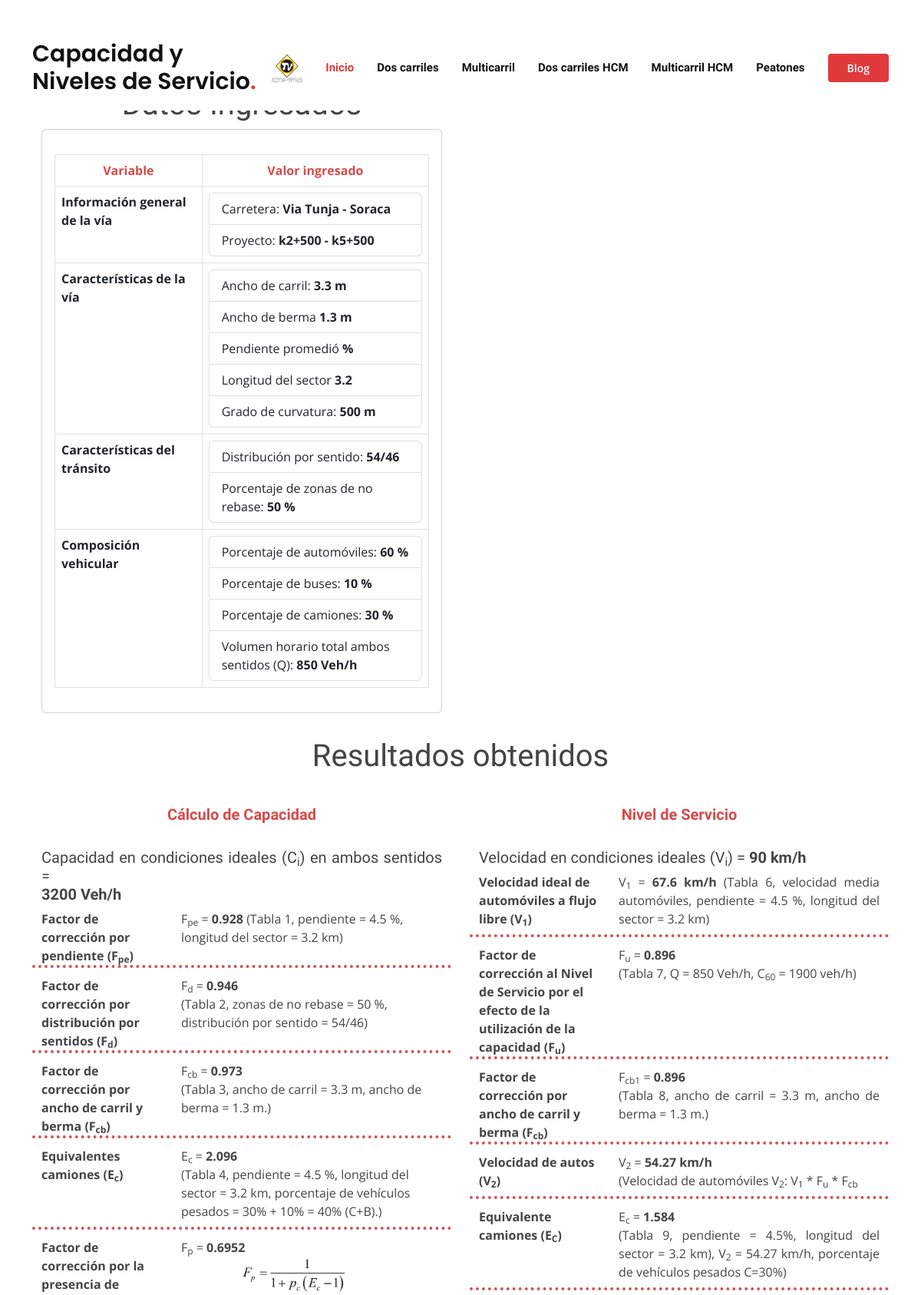
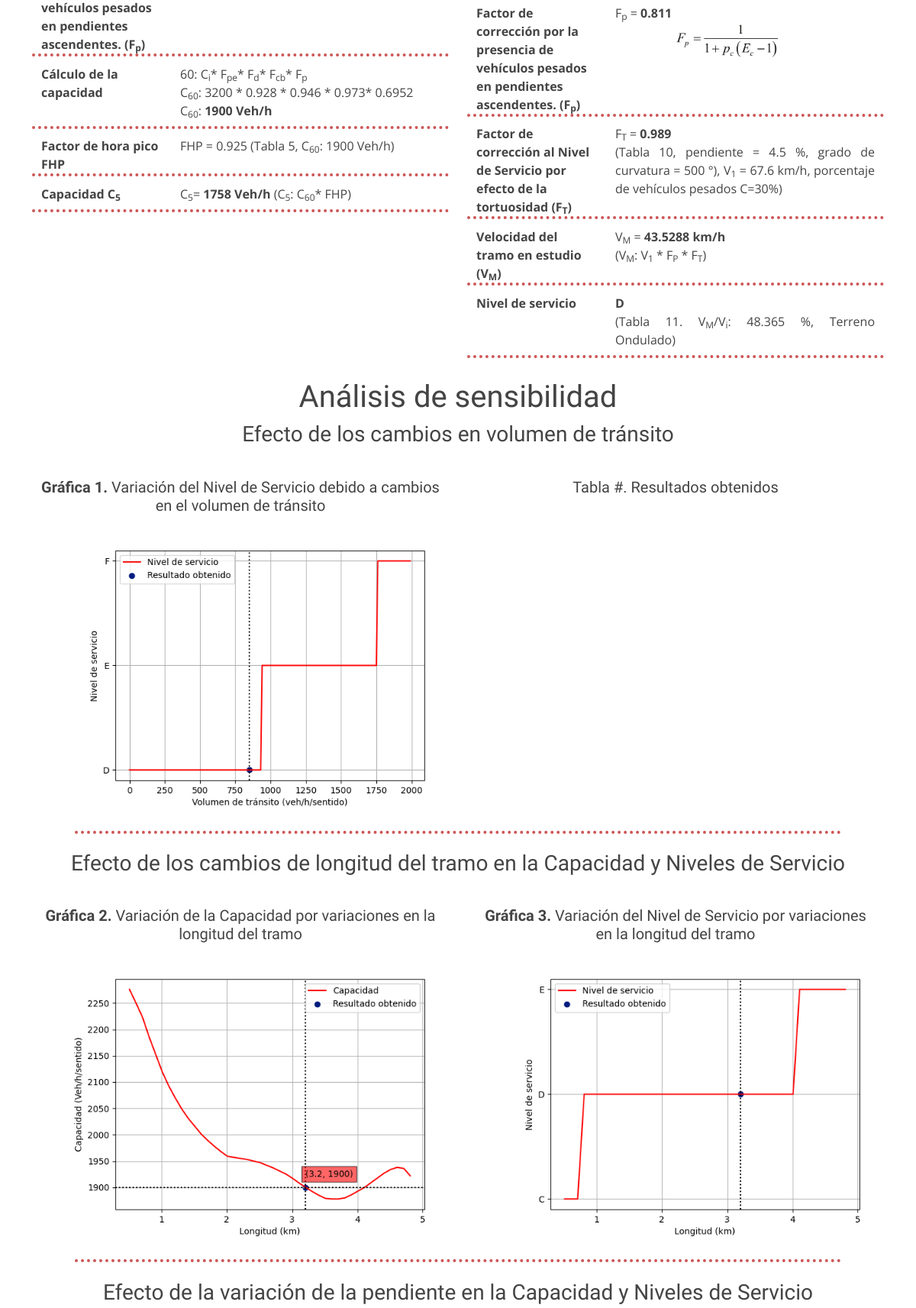
/resultado (upper part), run on the app's committed database (2 pictures, top to bottom).
### main.py (models this page shows)
class Resultado(db.Model):
    id = db.Column(db.Integer, primary_key=True)
    Fpe = db.Column(db.Float, nullable=False)
    Fd = db.Column(db.Float, nullable=False)
    Fcb = db.Column(db.Float, nullable=False)
    Ec = db.Column(db.Float, nullable=False)
    Fp = db.Column(db.Float, nullable=False)
    cap_60 = db.Column(db.Integer, nullable=False)
    cap_5 = db.Column(db.Integer, nullable=False)
    FHP = db.Column(db.Float, nullable=False)
    v1 = db.Column(db.Float, nullable=False)
    Fu = db.Column(db.Float, nullable=False)
    Fcb1 = db.Column(db.Float, nullable=False)
    v2 = db.Column(db.Float, nullable=False)
    Ec_vel = db.Column(db.Float, nullable=False)
    Fp_vel = db.Column(db.Float, nullable=False)
    Ft = db.Column(db.Float, nullable=False)
    vM = db.Column(db.Float, nullable=False)
    Vi = db.Column(db.Integer, nullable=False)
    Final = db.Column(db.Integer, nullable=False)
    carretera = db.Column(db.String(200), nullable = False)
    proyecto = db.Column(db.String(200), nullable = False)
    a_carril = db.Column(db.Float, nullable=False)
    a_berma = db.Column(db.Float, nullable=False)
    p_promedio = db.Column(db.Float, nullable=False)
    l_sector = db.Column(db.Float, nullable=False)
    curvatura = db.Column(db.Integer, nullable=False)
    d_sentido = db.Column(db.Integer, nullable=False)
    d_sentido1 = db.Column(db.Integer, nullable=False)
    p_no_rebase = db.Column(db.Integer, nullable=False)
    p_automoviles = db.Column(db.Integer, nullable=False)
    p_buses = db.Column(db.Integer, nullable=False)
    p_camiones = db.Column(db.Integer, nullable=False)
    vol_cap = db.Column(db.Integer, nullable=False)
    terreno = db.Column(db.String(200), nullable = False)

### main.py (the view)
@app.route("/resultado", methods=["GET","POST"])
def resultado():
    id = len(db.session.query(Resultado).all())
    registro = Resultado.query.get(id)
    return render_template('resultados_2_carriles.html',datos=registro)

### templates/resultados_2_carriles.html (shortened to what this page needs)
<!DOCTYPE html>
<html lang="en">
<head>
  <link href="../static/assets/vendor/aos/aos.css" rel="stylesheet">
  <link href="../static/assets/vendor/bootstrap/css/bootstrap.min.css" rel="stylesheet">
  <link href="../static/assets/vendor/bootstrap-icons/bootstrap-icons.css" rel="stylesheet">
  <link href="../static/assets/vendor/boxicons/css/boxicons.min.css" rel="stylesheet">
  <link href="../static/assets/vendor/glightbox/css/glightbox.min.css" rel="stylesheet">
  <link href="../static/assets/vendor/remixicon/remixicon.css" rel="stylesheet">
  <link href="../static/assets/vendor/swiper/swiper-bundle.min.css" rel="stylesheet">
  <link href="../static/assets/css/style.css" rel="stylesheet">
</head>
<body>
  {% import "bootstrap/wtf.html" as wtf %}
  {% include "header.html" %}
    <br>
    <br>
    <section class="inner-page datos" style="background-color:white">
      <div class="container">
        <div class="row">
            <div class="col-lg-6 col-md-12 col-sm-12">
              <div class="container">
              <h1 style="text-align:center ;">Datos Ingresados</h1>
              <div class="card" >
                <div class="card-body">
                  <p class="card-text">
                    <table class="table table-bordered">
                      <thead class="thead-dark">
                        <tr>
                          <th scope="col" style="text-align:center;color:rgb(215, 74, 74) ;">Variable</th>
                          <th scope="col"style="text-align:center;color:rgb(215, 74, 74) ;">Valor ingresado</th>
                        </tr>
                      </thead>
                      <tbody>
                        <tr>
                          <th scope="row">Información general de la vía</th>
                          <td><ul class="list-group">
                            <li class="list-group-item">Carretera: <b>{{datos.carretera}}</b> </li>
                            <li class="list-group-item">Proyecto: <b>{{datos.proyecto}}</b></li>
                          </ul></td>
                        </tr>
                        <tr>
                          <th scope="row">Características de la vía</th>
                          <td><ul class="list-group">
                            <li class="list-group-item">Ancho de carril: <b>{{datos.a_carril}} m</b></li>
                            <li class="list-group-item">Ancho de berma <b>{{datos.a_berma}} m</b> </li>
                            <li class="list-group-item">Pendiente promedió <b>{{datos.p_promedió}} %</b> </li>
                            <li class="list-group-item">Longitud del sector <b>{{datos.l_sector}}</b></li>
                            <li class="list-group-item">Grado de curvatura: <b>{{datos.curvatura}} m</b></li>
                          </ul></td>
                        </tr>
                        <tr>
                          <th scope="row">Características del tránsito</th>
                          <td><ul class="list-group">
                            <li class="list-group-item">Distribución por sentido: <b>{{datos.d_sentido}}/{{datos.d_sentido1}}</b></li>
                            <li class="list-group-item">Porcentaje de zonas de no rebase: <b>{{datos.p_no_rebase}} %</b> </li>
                          </ul></td>
                        </tr>
                        <tr>
                          <th scope="row">Composición vehicular</th>
                          <td><ul class="list-group">
                            <li class="list-group-item">Porcentaje de automóviles: <b>{{datos.p_automoviles}} %</b></li>
                            <li class="list-group-item">Porcentaje de buses: <b>{{datos.p_buses}} %</b> </li>
                            <li class="list-group-item">Porcentaje de camiones: <b>{{datos.p_camiones}} %</b> </li>
                            <li class="list-group-item">Volumen horario total ambos sentidos (Q): <b>{{datos.vol_cap}} Veh/h</b> </li>
                          </ul></td>
                        </tr>
                      </tbody>
                    </table>
                  </p>
                </div>
              </div>
            </div>
          </div>
            <br>
            <br>
    </section>
    <section id="resultados" class="datos">
      <div class="container">
        <div class="row">
          <h1 style="text-align:center ;">Resultados obtenidos</h1>
          <div class="col-lg-6 col-md-12 col-sm-12">
            <div class="container">
            <h5 class="pasos"><b>Cálculo de Capacidad</b></h5>
            <h5 class="text-general">Capacidad en condiciones ideales (C<sub>i</sub>) en ambos sentidos = <br><b>3200 Veh/h</b></h5>
            <dl class="row">
              <dt class="col-sm-4">Factor de corrección por pendiente (F<sub>pe</sub>)</dt>
              <dd class="col-sm-8">F<sub>pe</sub> = <b>{{datos.Fpe}}</b>   (Tabla 1, pendiente = {{datos.p_promedio}} %, longitud del sector = {{datos.l_sector}} km)</dd>
              <hr>
              <dt class="col-sm-4">Factor de corrección por distribución por sentidos (F<sub>d</sub>)</dt>
              <dd class="col-sm-8">F<sub>d</sub> = <b>{{datos.Fd}}</b><br>(Tabla 2, zonas de no rebase = {{datos.p_no_rebase}} %, distribución por sentido = {{datos.d_sentido}}/{{datos.d_sentido1}})</dd>
              <hr>
              <dt class="col-sm-4">Factor de corrección por ancho de carril y berma (F<sub>cb</sub>)</dt>
              <dd class="col-sm-8">F<sub>cb</sub> = <b>{{datos.Fcb}}</b><br>(Tabla 3, ancho de carril = {{datos.a_carril}} m, ancho de berma = {{datos.a_berma}} m.)</dd>
              <hr>
              <dt class="col-sm-4">Equivalentes camiones (E<sub>c</sub>)</dt>
              <dd class="col-sm-8">E<sub>c</sub> = <b>{{datos.Ec}}</b><br>(Tabla 4, pendiente = {{datos.p_promedio}} %, longitud del sector = {{datos.l_sector}} km, porcentaje de vehículos pesados = {{datos.p_camiones}}% + {{datos.p_buses}}%  = {{datos.p_camiones + datos.p_buses}}% (C+B).)</dd>
              <hr>
              <dt class="col-sm-4">Factor de corrección por la presencia de vehículos pesados en pendientes ascendentes. (F<sub>p</sub>)</dt>
              <dd class="col-sm-8">F<sub>p</sub> = <b>{{datos.Fp}}</b> <br> <img src="../static/assets/img/Fp.JPG" class="img-fluid text-general" style="width:40%; margin-left: 5rem;" alt="Responsive image"></dd>
              <hr>
              <dt class="col-sm-4">Cálculo de la capacidad</dt>
              <dd class="col-sm-8"><C<sub>60</sub>: C<sub>i</sub>* F<sub>pe</sub>* F<sub>d</sub>* F<sub>cb</sub>* F<sub>p</sub> <br>
                C<sub>60</sub>: 3200 * {{datos.Fpe}} * {{datos.Fd}} * {{datos.Fcb}}* {{datos.Fp}}<br>
                C<sub>60</sub>:  <b>{{datos.cap_60}} Veh/h</b></dd>
              <hr>
              <dt class="col-sm-4">Factor de hora pico FHP</dt>
              <dd class="col-sm-8 text-general">FHP = {{datos.FHP}} (Tabla 5, C<sub>60</sub>: {{datos.cap_60}} Veh/h)<br></dd>
              <hr>
              <dt class="col-sm-4">Capacidad C<sub>5</sub></dt>
              <dd class="col-sm-8 text-general">C<sub>5</sub>= <b>{{datos.cap_5}} Veh/h</b> (C<sub>5</sub>: C<sub>60</sub>* FHP)</dd>
              <hr>
            </dl>
            </div>
          </div>
          <div class="col-lg-6 col-md-12 col-sm-12">
            <div class="container">
            <h5 class="pasos"><b>Nivel de Servicio</b></h5>
            <h5 class="text-general">Velocidad en condiciones ideales (V<sub>i</sub>)  = <b>90 km/h</b></h5>
            <dl class="row">
              <dt class="col-sm-4">Velocidad ideal de automóviles a flujo libre (V<sub>1</sub>)</dt>
              <dd class="col-sm-8 text-general">V<sub>1</sub> = <b>{{datos.v1}} km/h</b>   (Tabla 6,  velocidad media automóviles, pendiente = {{datos.p_promedio}} %, longitud del sector = {{datos.l_sector}} km)</dd>
              <hr>
              <dt class="col-sm-4">Factor de corrección al Nivel de Servicio por el efecto de la utilización de la capacidad (F<sub>u</sub>)</dt>
              <dd class="col-sm-8 text-general">F<sub>u</sub> = <b>{{datos.Fu}}</b><br>(Tabla 7, Q = {{datos.vol_cap}} Veh/h, C<sub>60</sub> = {{datos.cap_60}} veh/h)</dd>
              <hr>
              <dt class="col-sm-4">Factor de corrección por ancho de carril y berma (F<sub>cb</sub>)</dt>
              <dd class="col-sm-8 text-general">F<sub>cb1</sub> = <b>{{datos.Fcb1}}</b><br>(Tabla 8, ancho de carril = {{datos.a_carril}} m, ancho de berma = {{datos.a_berma}} m.)</dd>
              <hr>
              <dt class="col-sm-4">Velocidad de autos (V<sub>2</sub>)</dt>
              <dd class="col-sm-8 text-general">V<sub>2</sub> = <b>{{datos.v2}} km/h</b><br>(Velocidad de automóviles V<sub>2</sub>: V<sub>1</sub> * F<sub>u</sub> * F<sub>cb</sub></dd>
              <hr>
              <dt class="col-sm-4">Equivalente camiones (E<sub>C</sub>)</dt>
              <dd class="col-sm-8 text-general">E<sub>c</sub> = <b>{{datos.Ec_vel}}</b> <br>(Tabla 9, pendiente = {{datos.p_promedio}}%, longitud del sector = {{datos.l_sector}} km), V<sub>2</sub> = {{datos.v2}} km/h, porcentaje de vehículos pesados C={{datos.p_camiones}}%)</dd>
              <hr>
              <dt class="col-sm-4">Factor de corrección por la presencia de vehículos pesados en pendientes ascendentes. (F<sub>p</sub>)</dt>
              <dd class="col-sm-8">F<sub>p</sub> = <b>{{datos.Fp_vel}}</b> <br> <img src="../static/assets/img/Fp.JPG" class="img-fluid text-general" style="width:40%; margin-left: 5rem;" alt="Responsive image"></dd>
              <hr>
              <dt class="col-sm-4">Factor de corrección al Nivel de Servicio por efecto de la tortuosidad (F<sub>T</sub>)</dt>
              <dd class="col-sm-8 text-general">F<sub>T</sub> = <b>{{datos.Ft}}</b> <br>(Tabla 10, pendiente = {{datos.p_promedio}} %, grado de curvatura = {{datos.curvatura}} °), V<sub>1</sub> = {{datos.v1}} km/h, porcentaje de vehículos pesados C={{datos.p_camiones}}%)</dd>
              <hr>
              <dt class="col-sm-4">Velocidad del tramo en estudio (V<sub>M</sub>)</dt>
              <dd class="col-sm-8 text-general">V<sub>M</sub> = <b>{{datos.vM}} km/h</b> <br>(V<sub>M</sub>: V<sub>1</sub> * F<sub>P</sub> * F<sub>T</sub>)</dd>
              <hr>
              <dt class="col-sm-4">Nivel de servicio</dt>
              <dd class="col-sm-8 text-general"><b>{{datos.Final}}</b><br>(Tabla 11. V<sub>M</sub>/V<sub>i</sub>: {{datos.Vi}} %, {{datos.terreno}})</dd>
              <hr>
            </dl>
            </div>
          </div>
        </div>
        <h1 class="subtitulos">Análisis de sensibilidad</h1>
        <div class="row">
          <h3 class="subtitulos">Efecto de los cambios en volumen de tránsito</h3>
          <div class="col-lg-6">
            <div class="container">
              <h5 class="imagenes"><b>Gráfica 1.</b> Variación del Nivel de Servicio debido a cambios en el volumen de tránsito </h5>
              <img src="../static/assets/img/sensibilidad/ns_2carriles_volumen.png" class="img-fluid" style="width:100%; margin-left: 2rem;" alt="Responsive image">
            </div>
          </div>
          <div class="col-lg-6">
            <div class="container">
              <h5 class="tablas">Tabla #. Resultados obtenidos</h5>
            </div>
          </div>
        </div>
        <hr>
        <div class="row">
          <h3 class="subtitulos">Efecto de los cambios de longitud del tramo en la Capacidad y Niveles de Servicio</h3>
          <div class="col-lg-6">
            <div class="container">
              <h5 class="imagenes"><b>Gráfica 2.</b> Variación de la Capacidad por variaciones en la longitud del tramo</h5>
              <img src="../static/assets/img/sensibilidad/cap_2carriles_longitud.png" class="img-fluid" style="width:100%; margin-left: 2rem;" alt="Responsive image">
            </div>
          </div>
          <div class="col-lg-6">
            <div class="container">
              <h5 class="imagenes"><b>Gráfica 3.</b> Variación del Nivel de Servicio por variaciones en la longitud del tramo</h5>
              <img src="../static/assets/img/sensibilidad/ns_2carriles_longitud.png" class="img-fluid" style="width:100%; margin-left: 2rem;" alt="Responsive image">
            </div>
          </div>
        </div>
        <hr>
        <div class="row">
          <h3 class="subtitulos">Efecto de la variación de la pendiente en la Capacidad y Niveles de Servicio</h3>
        </div>
      </div>
    </section>
  {% include "footer.html" %}
</body>
</html>

### templates/header.html (shortened to what this page needs)
  <header id="header" class="fixed-top d-flex align-items-center">
    <div class="container d-flex align-items-center">
      <h1 class="logo me-auto"><a href="{{url_for('home')}}">Capacidad y Niveles de Servicio<span>.</span></a></h1>
      <a href="{{url_for('home')}}" class="logo me-auto"><img src="../static/assets/img/logo.png" alt=""></a>
      <nav id="navbar" class="navbar order-last order-lg-0">
        <ul>
          <li><a class="nav-link scrollto active" href="{{url_for('home')}}">Inicio</a></li>
          <li><a class="nav-link scrollto" href="{{url_for('dosCarriles')}}">Dos carriles</a></li>
          <li><a class="nav-link scrollto" href="{{url_for('multicarril')}}">Multicarril</a></li>
          <li><a class="nav-link scrollto" href="{{url_for('hcm_function')}}">Dos carriles HCM</a></li>
          <li><a class="nav-link scrollto" href="{{url_for('hcmMultilane')}}">Multicarril HCM</a></li>
          <li><a class="nav-link scrollto" href="{{url_for('peatones')}}">Peatones</a></li>
        </ul>
      </nav>
      <a href="{{url_for('blog')}}" class="get-started-btn scrollto">Blog</a>
    </div>
  </header>

### templates/footer.html (shortened to what this page needs)
</body>
</html>

### data on the page
Resultado: carretera "Via Tunja - Soraca", proyecto "k2+500 - k5+500", a_carril "3.3", a_berma "1.3", l_sector "3.2", curvatura "500", d_sentido "54", d_sentido1 "46", p_no_rebase "50", p_automoviles "60", p_buses "10", p_camiones "30", vol_cap "850", Fpe "0.928", p_promedio "4.5", Fd "0.946", Fcb "0.973", Ec "2.096", datos.p_camiones+datos.p_buses "40", Fp "0.6952", cap_60 "1900", FHP "0.925", cap_5 "1758", v1 "67.6", Fu "0.896", Fcb1 "0.896", v2 "54.27", Ec_vel "1.584", Fp_vel "0.811", Ft "0.989", vM "43.5288", Final "D", Vi "48.365", terreno "Terreno Ondulado"
